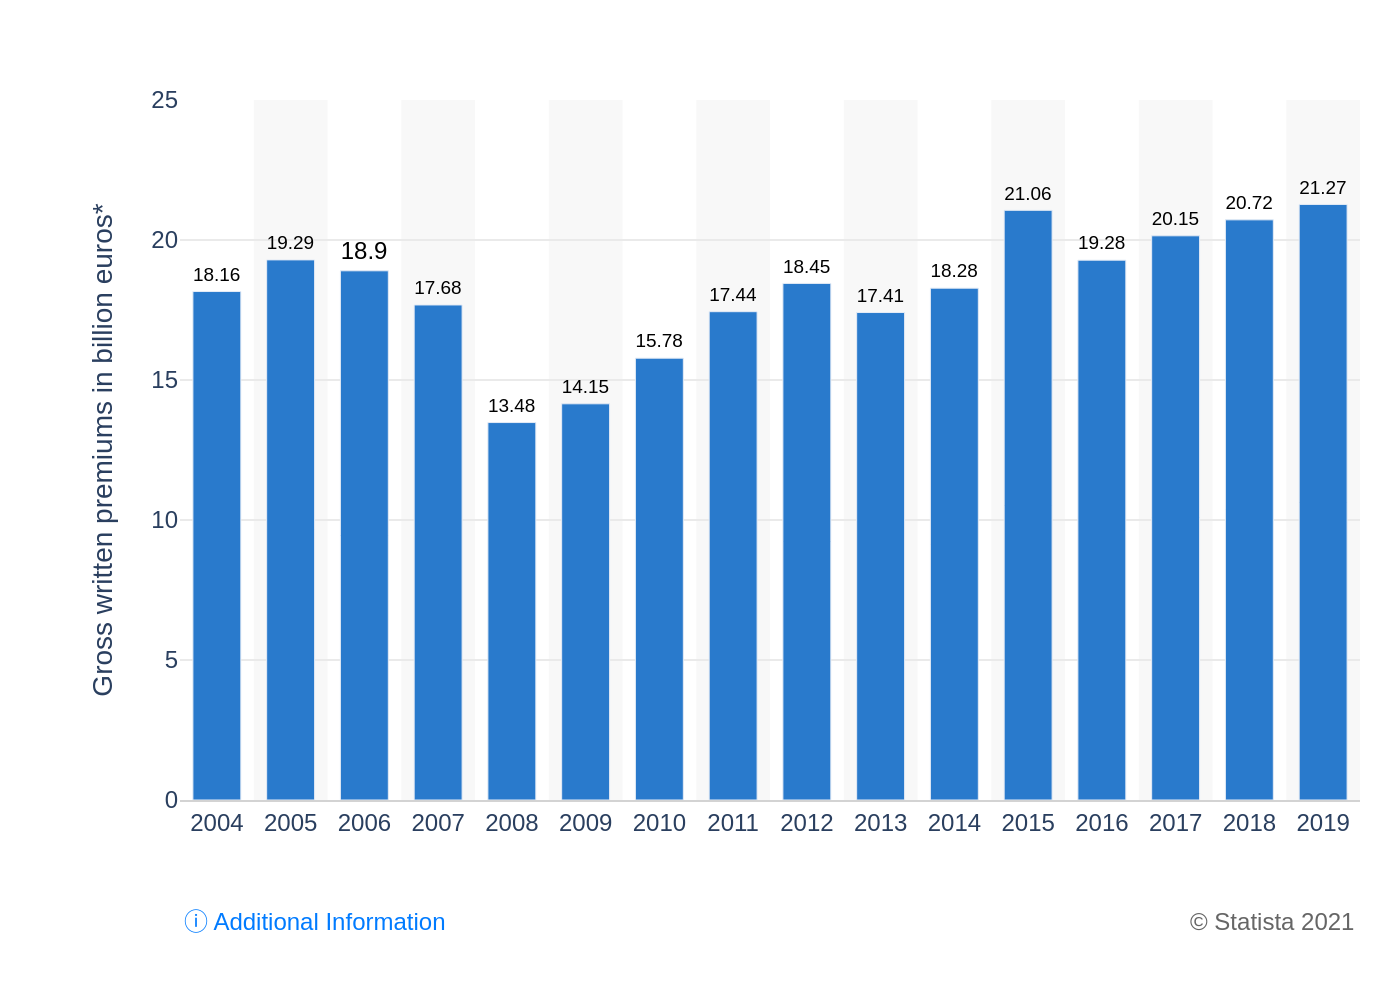

This chart was generated by the following Python code:
import sys
import json
import plotly.graph_objects as go
from pathlib import Path

if len(sys.argv) != 2:
    print("Usage: python generate_chart.py <json_file_path>")
    sys.exit(1)

json_file_path = Path(sys.argv[1])
if not json_file_path.is_file():
    print(f"Error: JSON file not found at {json_file_path}")
    sys.exit(1)

with open(json_file_path, 'r', encoding='utf-8') as f:
    chart_info = json.load(f)

chart_data = chart_info['chart_data']
texts = chart_info['texts']
colors = chart_info['colors']

x_values = [item['x'] for item in chart_data]
y_values = [item['y'] for item in chart_data]

fig = go.Figure()

fig.add_trace(go.Bar(
    x=x_values,
    y=y_values,
    marker_color=colors[0],
    text=[f'{y:.2f}'.rstrip('0').rstrip('.') for y in y_values],
    textposition='outside',
    cliponaxis=False,
    textfont=dict(family="Arial", size=12, color='black')
))

shapes = []
for i, x_val in enumerate(x_values):
    if i % 2 != 0:
        shapes.append(
            go.layout.Shape(
                type="rect",
                xref="x",
                yref="paper",
                x0=i - 0.5,
                x1=i + 0.5,
                y0=0,
                y1=1,
                fillcolor="#F8F8F8",
                layer="below",
                line_width=0,
            )
        )

annotations = []
if texts.get('note'):
    annotations.append(dict(
        xref='paper', yref='paper',
        x=0.0, y=-0.15,
        xanchor='left', yanchor='top',
        text=f'<span style="color:#007bff;">ⓘ</span> {texts["note"]}',
        showarrow=False,
        font=dict(family="Arial", size=12, color="#007bff")
    ))
if texts.get('source'):
    annotations.append(dict(
        xref='paper', yref='paper',
        x=1.0, y=-0.15,
        xanchor='right', yanchor='top',
        text=texts['source'],
        showarrow=False,
        font=dict(family="Arial", size=12, color='#666666')
    ))

fig.update_layout(
    font=dict(family="Arial"),
    plot_bgcolor='white',
    showlegend=False,
    xaxis=dict(
        title_text=texts['x_axis_title'],
        showgrid=False,
        zeroline=False,
        linecolor='lightgrey'
    ),
    yaxis=dict(
        title_text=texts['y_axis_title'],
        range=[0, 25],
        gridcolor='#EAEAEA',
        zeroline=False,
        showline=False
    ),
    margin=dict(t=50, r=20, b=100, l=90),
    shapes=shapes,
    annotations=annotations,
    bargap=0.35
)

output_filename = json_file_path.stem + '.png'
fig.write_image(output_filename, scale=2)
print(f"Chart saved to {output_filename}")
